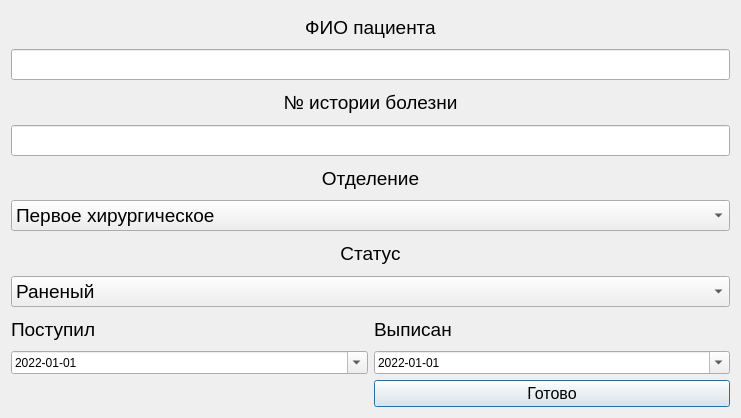
<?xml version="1.0" encoding="UTF-8"?>
<ui version="4.0">
 <class>NewPatient</class>
 <widget class="QDialog" name="NewPatient">
  <property name="geometry">
   <rect>
    <x>0</x>
    <y>0</y>
    <width>741</width>
    <height>418</height>
   </rect>
  </property>
  <property name="windowTitle">
   <string>Новый пациент</string>
  </property>
  <layout class="QGridLayout" name="gridLayout">
   <item row="8" column="0">
    <widget class="QLabel" name="label_5">
     <property name="font">
      <font>
       <pointsize>14</pointsize>
      </font>
     </property>
     <property name="text">
      <string>Поступил</string>
     </property>
    </widget>
   </item>
   <item row="8" column="1">
    <widget class="QLabel" name="label_4">
     <property name="font">
      <font>
       <pointsize>14</pointsize>
      </font>
     </property>
     <property name="text">
      <string>Выписан</string>
     </property>
    </widget>
   </item>
   <item row="9" column="0">
    <widget class="QDateEdit" name="dateEdit">
     <property name="dateTime">
      <datetime>
       <hour>0</hour>
       <minute>0</minute>
       <second>0</second>
       <year>2022</year>
       <month>1</month>
       <day>1</day>
      </datetime>
     </property>
     <property name="displayFormat">
      <string>yyyy-MM-dd</string>
     </property>
     <property name="calendarPopup">
      <bool>true</bool>
     </property>
     <property name="currentSectionIndex">
      <number>0</number>
     </property>
    </widget>
   </item>
   <item row="9" column="1">
    <widget class="QDateEdit" name="dateEdit_2">
     <property name="buttonSymbols">
      <enum>QAbstractSpinBox::NoButtons</enum>
     </property>
     <property name="dateTime">
      <datetime>
       <hour>0</hour>
       <minute>0</minute>
       <second>0</second>
       <year>2022</year>
       <month>1</month>
       <day>1</day>
      </datetime>
     </property>
     <property name="displayFormat">
      <string>yyyy-MM-dd</string>
     </property>
     <property name="calendarPopup">
      <bool>true</bool>
     </property>
    </widget>
   </item>
   <item row="10" column="1">
    <widget class="QPushButton" name="pushButton">
     <property name="font">
      <font>
       <pointsize>12</pointsize>
      </font>
     </property>
     <property name="text">
      <string>Готово</string>
     </property>
    </widget>
   </item>
   <item row="1" column="0" colspan="2">
    <widget class="QLineEdit" name="lineEdit">
     <property name="font">
      <font>
       <pointsize>14</pointsize>
      </font>
     </property>
    </widget>
   </item>
   <item row="3" column="0" colspan="2">
    <widget class="QLineEdit" name="lineEdit_2">
     <property name="font">
      <font>
       <pointsize>14</pointsize>
      </font>
     </property>
    </widget>
   </item>
   <item row="5" column="0" colspan="2">
    <widget class="QComboBox" name="comboBox_2">
     <property name="font">
      <font>
       <family>MS Shell Dlg 2</family>
       <pointsize>14</pointsize>
      </font>
     </property>
     <item>
      <property name="text">
       <string>Первое хирургическое</string>
      </property>
     </item>
     <item>
      <property name="text">
       <string>Второе хирургическое</string>
      </property>
     </item>
     <item>
      <property name="text">
       <string>Гнойной хирургии</string>
      </property>
     </item>
     <item>
      <property name="text">
       <string>Травматологическое</string>
      </property>
     </item>
     <item>
      <property name="text">
       <string>Нейрохирургии</string>
      </property>
     </item>
     <item>
      <property name="text">
       <string>Урологическое</string>
      </property>
     </item>
     <item>
      <property name="text">
       <string>Неврологическое</string>
      </property>
     </item>
     <item>
      <property name="text">
       <string>Кардиологическое</string>
      </property>
     </item>
     <item>
      <property name="text">
       <string>Дерматовенерологическое</string>
      </property>
     </item>
     <item>
      <property name="text">
       <string>Анестезиологии и реанимации</string>
      </property>
     </item>
     <item>
      <property name="text">
       <string>Гастроэнтерологическое </string>
      </property>
     </item>
     <item>
      <property name="text">
       <string>Пульмонологическое</string>
      </property>
     </item>
     <item>
      <property name="text">
       <string>Гинекологическое</string>
      </property>
     </item>
     <item>
      <property name="text">
       <string>Приемное</string>
      </property>
     </item>
     <item>
      <property name="text">
       <string>Психиатрическое</string>
      </property>
     </item>
     <item>
      <property name="text">
       <string>Операционное</string>
      </property>
     </item>
     <item>
      <property name="text">
       <string>Физиотерапевтическое</string>
      </property>
     </item>
     <item>
      <property name="text">
       <string>Инфекционное</string>
      </property>
     </item>
     <item>
      <property name="text">
       <string>Функциональной диагностики</string>
      </property>
     </item>
     <item>
      <property name="text">
       <string>Лучевой диагностики</string>
      </property>
     </item>
     <item>
      <property name="text">
       <string>Клинико-дианостическое</string>
      </property>
     </item>
     <item>
      <property name="text">
       <string>Неотложной помощи</string>
      </property>
     </item>
    </widget>
   </item>
   <item row="7" column="0" colspan="2">
    <widget class="QComboBox" name="comboBox">
     <property name="font">
      <font>
       <family>MS Shell Dlg 2</family>
       <pointsize>14</pointsize>
      </font>
     </property>
     <item>
      <property name="text">
       <string>Раненый</string>
      </property>
     </item>
     <item>
      <property name="text">
       <string>Больной</string>
      </property>
     </item>
    </widget>
   </item>
   <item row="0" column="0" colspan="2">
    <widget class="QLabel" name="label">
     <property name="font">
      <font>
       <pointsize>14</pointsize>
      </font>
     </property>
     <property name="text">
      <string>ФИО пациента</string>
     </property>
     <property name="alignment">
      <set>Qt::AlignCenter</set>
     </property>
    </widget>
   </item>
   <item row="2" column="0" colspan="2">
    <widget class="QLabel" name="label_2">
     <property name="font">
      <font>
       <pointsize>14</pointsize>
      </font>
     </property>
     <property name="text">
      <string>№ истории болезни</string>
     </property>
     <property name="alignment">
      <set>Qt::AlignCenter</set>
     </property>
    </widget>
   </item>
   <item row="4" column="0" colspan="2">
    <widget class="QLabel" name="label_6">
     <property name="font">
      <font>
       <pointsize>14</pointsize>
      </font>
     </property>
     <property name="text">
      <string>Отделение</string>
     </property>
     <property name="alignment">
      <set>Qt::AlignCenter</set>
     </property>
    </widget>
   </item>
   <item row="6" column="0" colspan="2">
    <widget class="QLabel" name="label_3">
     <property name="font">
      <font>
       <pointsize>14</pointsize>
      </font>
     </property>
     <property name="text">
      <string>Статус</string>
     </property>
     <property name="alignment">
      <set>Qt::AlignCenter</set>
     </property>
    </widget>
   </item>
  </layout>
 </widget>
 <resources/>
 <connections/>
</ui>
